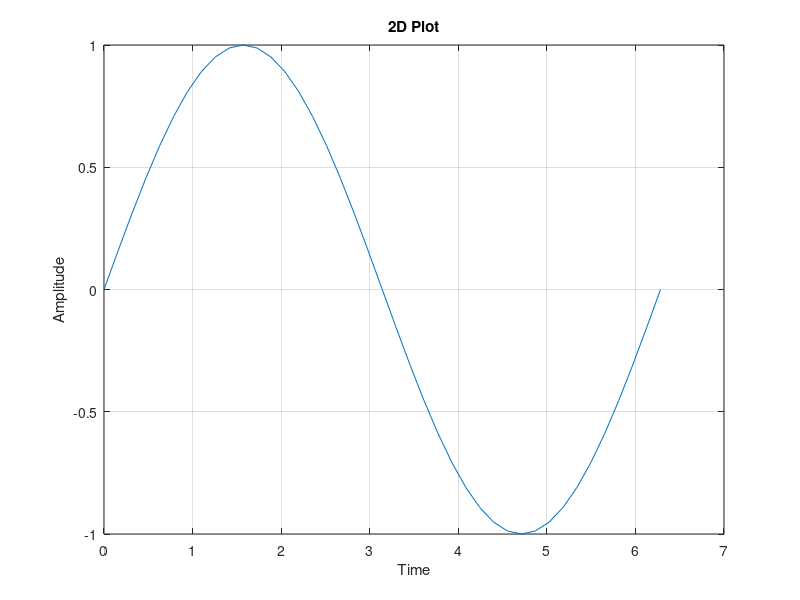

This figure's MATLAB source:
%Define x as a vector of linearly spaced values between 0 and π
%Use an increment of π/10 between the values. Define y as sine values of x.

x = 0:pi/20:2*pi;
y = sin(x);

plot(x, y);
title("2D Plot");
xlabel("Time");
ylabel("Amplitude");
grid on;